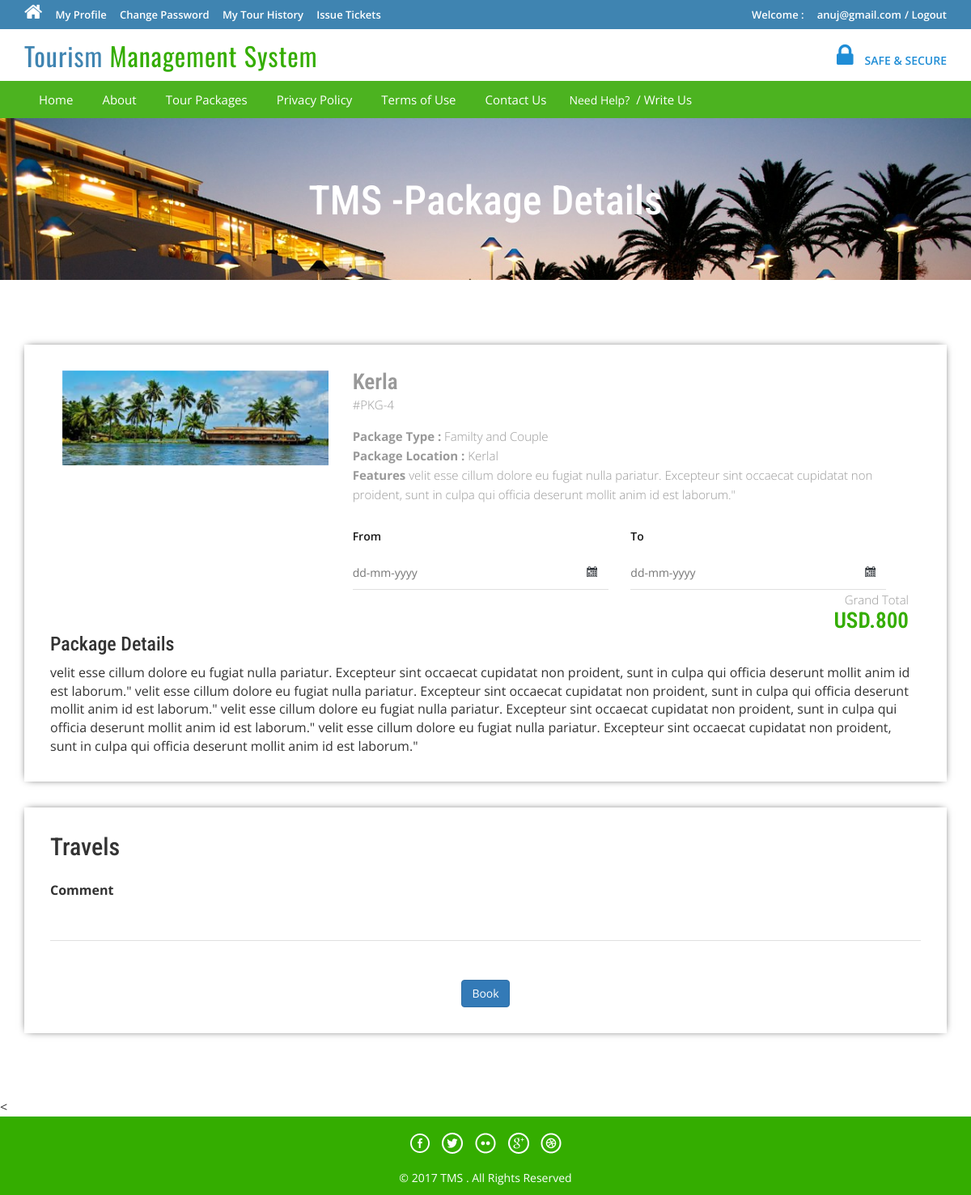
Screenshot of /tms/package-details.php?pkgid=4 (signed in) with the database file from the repository.
### tables this page shows
CREATE TABLE IF NOT EXISTS `tbltourpackages` (
  `PackageId` int(11) NOT NULL,
  `PackageName` varchar(200) NOT NULL,
  `PackageType` varchar(150) NOT NULL,
  `PackageLocation` varchar(100) NOT NULL,
  `PackagePrice` int(11) NOT NULL,
  `PackageFetures` varchar(255) NOT NULL,
  `PackageDetails` mediumtext NOT NULL,
  `PackageImage` varchar(100) NOT NULL,
  `Creationdate` timestamp NOT NULL DEFAULT CURRENT_TIMESTAMP,
  `UpdationDate` timestamp NULL DEFAULT '0000-00-00 00:00:00' ON UPDATE CURRENT_TIMESTAMP
);

### tms/package-details.php (the view, shortened to what this page needs)
<?php
include('includes/config.php');
?>
<!DOCTYPE HTML>
<html>
<head>
<link href="css/bootstrap.css" rel='stylesheet' type='text/css' />
<link href="css/style.css" rel='stylesheet' type='text/css' />
<link href="css/font-awesome.css" rel="stylesheet">
<link href="css/animate.css" rel="stylesheet" type="text/css" media="all">
<link rel="stylesheet" href="css/jquery-ui.css" />
</head>
<body>
<?php include('includes/header.php');?>
<div class="banner-3">
	<div class="container">
		<h1 class="wow zoomIn animated animated" data-wow-delay=".5s" style="visibility: visible; animation-delay: 0.5s; animation-name: zoomIn;"> TMS -Package Details</h1>
	</div>
</div>
<div class="selectroom">
	<div class="container">
<?php
$pid=intval($_GET['pkgid']);
$sql = "SELECT * from tbltourpackages where PackageId=:pid";
$query = $dbh->prepare($sql);
$query -> bindParam(':pid', $pid, PDO::PARAM_STR);
$query->execute();
$results=$query->fetchAll(PDO::FETCH_OBJ);
if($query->rowCount() > 0)
{
foreach($results as $result)
{	?>
<form name="book" method="post">
		<div class="selectroom_top">
			<div class="col-md-4 selectroom_left wow fadeInLeft animated" data-wow-delay=".5s">
				<img src="admin/pacakgeimages/<?php echo htmlentities($result->PackageImage);?>" class="img-responsive" alt="">
			</div>
			<div class="col-md-8 selectroom_right wow fadeInRight animated" data-wow-delay=".5s">
				<h2><?php echo htmlentities($result->PackageName);?></h2>
				<p class="dow">#PKG-<?php echo htmlentities($result->PackageId);?></p>
				<p><b>Package Type :</b> <?php echo htmlentities($result->PackageType);?></p>
				<p><b>Package Location :</b> <?php echo htmlentities($result->PackageLocation);?></p>
					<p><b>Features</b> <?php echo htmlentities($result->PackageFetures);?></p>
					<div class="ban-bottom">
				<div class="bnr-right">
				<label class="inputLabel">From</label>
				<input class="date" id="datepicker" type="text" placeholder="dd-mm-yyyy"  name="fromdate" required="">
			</div>
			<div class="bnr-right">
				<label class="inputLabel">To</label>
				<input class="date" id="datepicker1" type="text" placeholder="dd-mm-yyyy" name="todate" required="">
			</div>
			</div>
				<div class="grand">
					<p>Grand Total</p>
					<h3>USD.800</h3>
				</div>
			</div>
		<h3>Package Details</h3>
				<p style="padding-top: 1%"><?php echo htmlentities($result->PackageDetails);?> </p>
		</div>
		<div class="selectroom_top">
			<h2>Travels</h2>
			<div class="selectroom-info animated wow fadeInUp animated" data-wow-duration="1200ms" data-wow-delay="500ms" style="visibility: visible; animation-duration: 1200ms; animation-delay: 500ms; animation-name: fadeInUp; margin-top: -70px">
				<ul>
					<li class="spe">
						<label class="inputLabel">Comment</label>
						<input class="special" type="text" name="comment" required="">
					</li>
					<?php if($_SESSION['login'])
					{?>
						<li class="spe" align="center">
					<button type="submit" name="submit2" class="btn-primary btn">Book</button>
						</li>
						<?php } else {?>
							<li class="sigi" align="center" style="margin-top: 1%">
							<a href="#" data-toggle="modal" data-target="#myModal4" class="btn-primary btn" > Book</a></li>
							<?php } ?>
				</ul>
			</div>
		</div>
		</form>
<?php }} ?>
	</div>
</div>
<
<?php include('includes/footer.php');?>
</body>
</html>

### tms/css/style.css (style rules this page uses)
html, body { font-size: 100%; background: #fff; font-family: 'Open Sans', sans-serif; }
h1,h2,h3,h4,h5,h6 { margin:0; font-family: 'Roboto Condensed', sans-serif; }
p { margin:0; }
ul { margin:0; padding:0; }
label { margin:0; }
.bnr-right input[type="text"] { width: 95%; color: #9E9E9E; outline: none; font-size: 14px; padding: 10px 10px; border: 1px solid #9E9E9E; -webkit-appearance: none; margin-top: 10px; }
.date { background: url(../images/date-icon.png) no-repeat 95.5% 45% #fff; cursor: pointer; }
.ban-top .inputLabel,.ban-bottom .inputLabel { display: block; font-weight: 600; font-size: 14px; margin-bottom: 5px; color: #191919; }
.bnr-right { float: left; width:50%; }
.ban-bottom { margin-top: 30px; }
.banner-3 { background: url(../images/6.jpg)no-repeat; background-size: cover; -webkit-background-size: cover; -o-background-size: cover; -ms-background-size: cover; -moz-background-size: cover; min-height:200px; }
.banner-3 h1 { font-size: 50px; margin-bottom: 40px; padding: 1.5em 0 0; text-align: center; color: #fff; }
.selectroom { padding: 5em 0 3em; }
.selectroom_top { padding: 2em; box-shadow: 0px 0px 10px -4px #000; margin-bottom: 2em; }
.grand { text-align: right; }
.selectroom_right h2 { font-size: 1.7em; color: #999; font-weight: 600; margin: 0; }
.selectroom_right h3 { font-size: 1.7em; font-weight: 600; color:#34ad00; }
p.dow { font-size: 15px; color: #999; font-weight: 300; line-height: 1.8em; margin-bottom:1em; }
.selectroom_right p { font-size: 15px; line-height: 1.6em; font-weight: 300; color: #999; }
.selectroom-info li { display: inline-block; float: left; }
.selectroom input[type="text"] { width: 92%; color: #9E9E9E; outline: none; font-size: 14px; padding: 10px 0px; border: none; border-bottom:1px solid rgba(0,0,0,.12); -webkit-appearance: none; margin-top: 10px; }
.selectroom-info ul { margin-top: 3em; }
li.spe { width: 100%; margin-top: 3em; }
li.spe input[type="text"] { width: 100%; }

### rows the page displays
tbltourpackages: PackageImage (picture), PackageName "Kerla", PackageId "4", PackageType "Familty and Couple", PackageLocation "Kerlal", PackageFetures "velit esse cillum dolore eu fugiat nulla pariatur. Excepteur sint occaecat cupidatat non proident, sunt in culpa qui officia deserunt mollit anim id est laborum.\"", PackageDetails "velit esse cillum dolore eu fugiat nulla pariatur. Excepteur sint occaecat cupidatat non proident, sunt in culpa qui officia deserunt mollit anim id est laborum.\" velit esse cillum dolore eu fugiat nulla pariatur. Excepteur sint occaecat cupidatat non proident, sunt in culpa qui officia deserunt mollit anim id est laborum.\" velit esse cillum dolore eu fugiat nulla pariatur. Excepteur sint occaecat cupidatat non proident, sunt in culpa qui officia deserunt mollit anim id est laborum.\" velit esse cillum dolore eu fugiat nulla pariatur. Excepteur sint occaecat cupidatat non proident, sunt in culpa qui officia deserunt mollit anim id est laborum.\""

### other values shown
$_SESSION['login'] "anuj@gmail.com"
